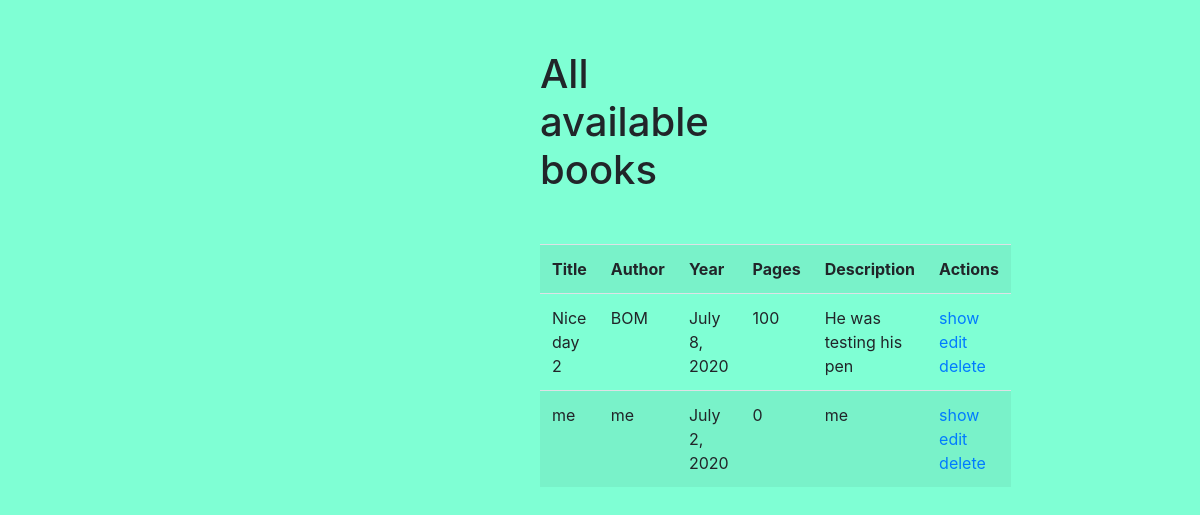
/list_all, run on an earlier commit of the app's database.
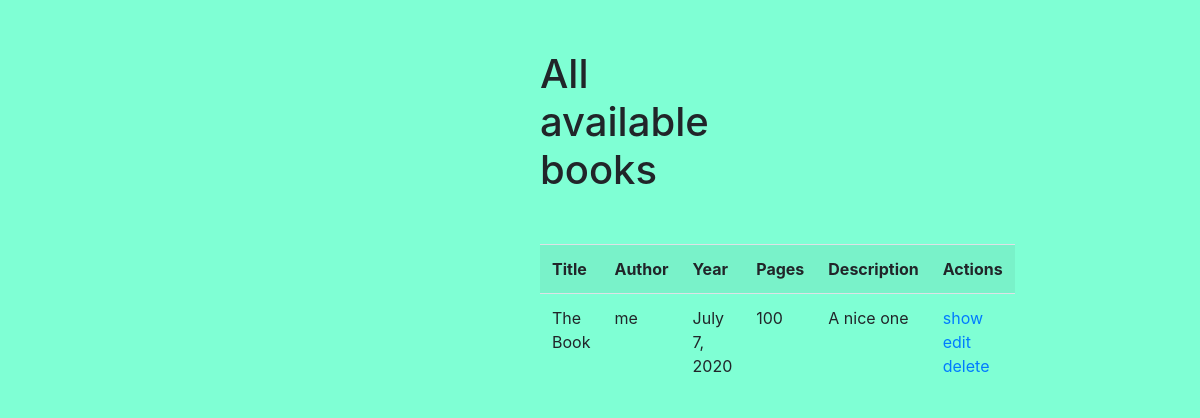
And on a later commit of the database.
### Library/models.py (models this page shows, shortened)
class Book(models.Model):
    title = models.TextField()
    author = models.TextField()
    year = models.DateField()
    pages = models.IntegerField()
    description = models.CharField(max_length=300)
    created_at = models.DateTimeField(auto_now_add=True)
    updated_at = models.DateTimeField(auto_now=True)
    objects = BookManager()

### Library/views.py (the view)
# urls.py: path('list_all', views.list_all),
def list_all(request):
    context = {"books": Book.objects.all()}
    return render(request, "list_all.html", context)

### Library/templates/list_all.html (shortened to what this page needs)
<!DOCTYPE html>
<html lang="en">
<head>
    {% load static %}
    <link rel="stylesheet" href="https://stackpath.bootstrapcdn.com/bootstrap/4.5.0/css/bootstrap.min.css">
    <link rel="stylesheet" href="{% static 'css/index.css' %}">
</head>
<body>
    <h1>All available books</h1>
    <table class="table table-striped">
        <tr>
            <th scope="col">Title</th>
            <th scope="col">Author</th>
            <th scope="col">Year</th>
            <th scope="col">Pages</th>
            <th scope="col">Description</th>
            <th scope="col">Actions</th>
        </tr>
        {% for book in books %}
            <tr>
                <td>{{book.title}}</td>
                <td>{{book.author}}</td>
                <td>{{book.year}}</td>
                <td>{{book.pages}}</td>
                <td>{{book.description}}</td>
                <td>
                    <a href="/show/{{book.id}}">show</a>
                    <a href="/edit/{{book.id}}">edit</a>
                    <a href="javascript:remove({{book.id}});">delete</a>
                </td>
            </tr>
        {% endfor %}
    </table>
</body>
</html>

### Library/static/css/index.css (style rules this page uses)
body { background-color: aquamarine; margin : auto 540px auto; }
h1 { margin-bottom: 50px; margin-top : 50px; }

What changed in the data, as far as the page shows it:
removed Book: title "Nice day 2", author "BOM", year "July 8, 2020", pages "100", description "He was testing his pen"
removed Book: title "me", author "me", year "July 2, 2020", pages "0", description "me"
added Book: title "The Book", author "me", year "July 7, 2020", pages "100", description "A nice one"
